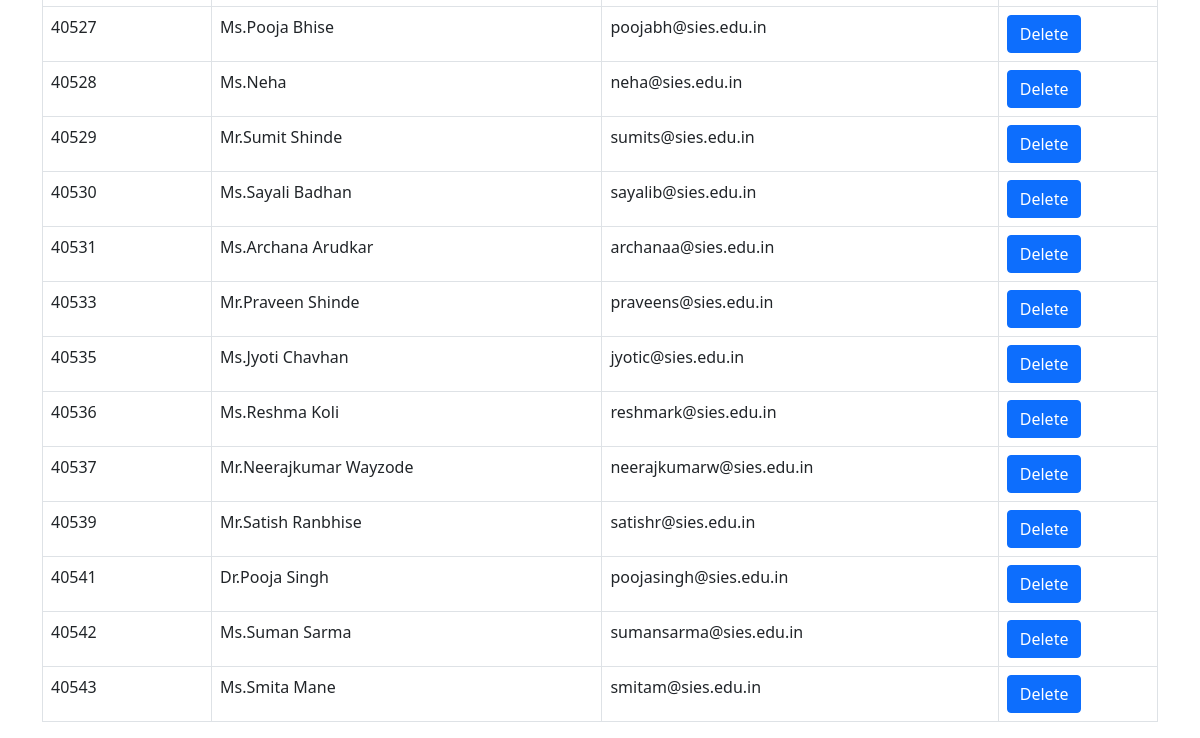
/admin/addfaculty.php (lower part), run on an earlier commit of the app's database.
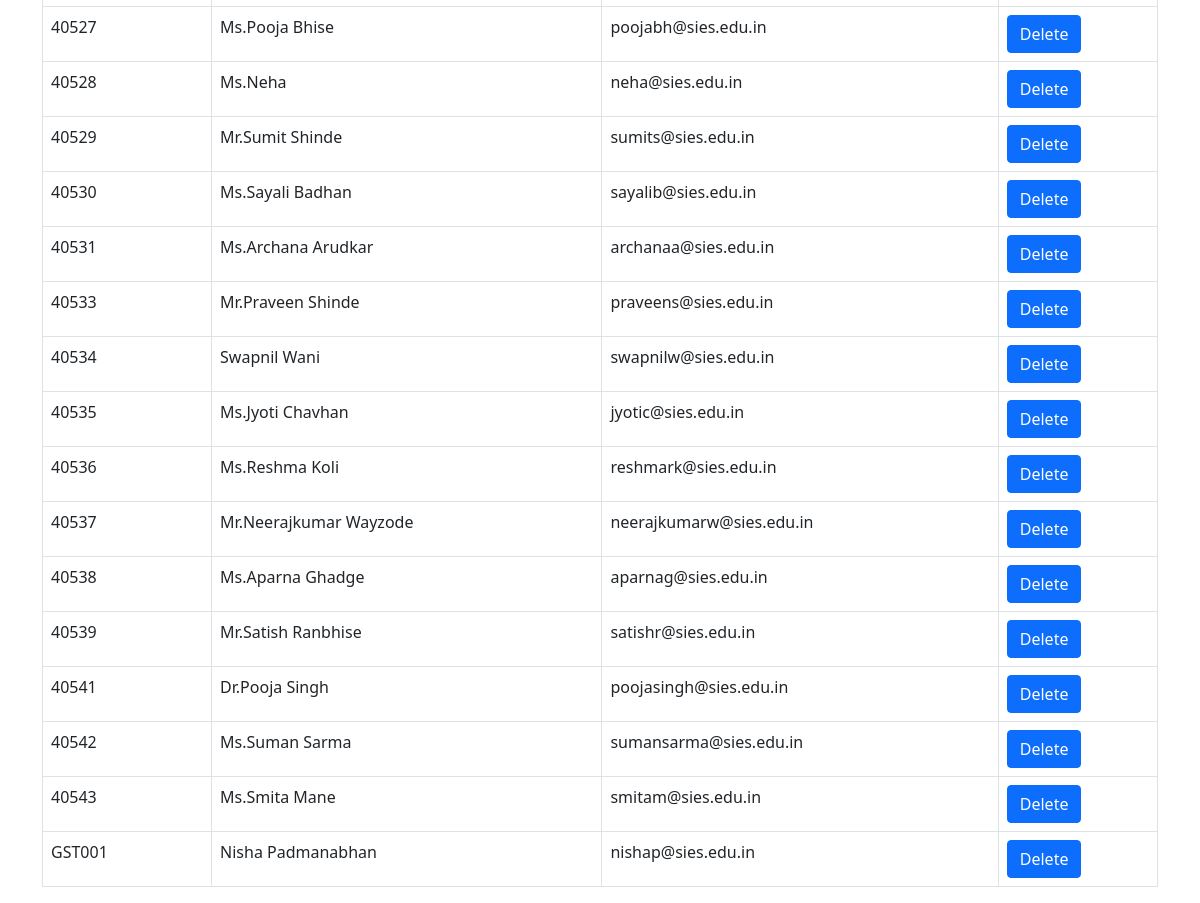
And on a later commit of the database.
### tables this page shows
CREATE TABLE `faculty` (
  `f_empid1` varchar(25) NOT NULL,
  `f_name` varchar(40) NOT NULL,
  `f_eduid` varchar(40) NOT NULL
);

### admin/addfaculty.php (the view, shortened to what this page needs)
<!doctype html>
<html lang="en">
<head>
    <link href="https://cdn.jsdelivr.net/npm/bootstrap@5.1.3/dist/css/bootstrap.min.css" rel="stylesheet">
</head>
<body>
    <?php
include( 'dbcon.php' );
$sql = " select f_empid1,f_name,f_eduid from faculty";
$result = $con->query($sql);
?>
    <div class="container">
    	<section>
		<table class="table table-bordered">
			<?php
				while($rows=$result->fetch_assoc())
				{
			?>
			<tr>
				<td><?php echo $rows['f_empid1'];?></td>
				<td><?php echo $rows['f_name'];?></td>
				<td><?php echo $rows['f_eduid'];?></td>
				<td>
                      <form action='action.php' method="POST">
                      <button type="submit" name="delete_u" value="<?php echo $rows['f_empid1'];?>" class="btn btn-primary">Delete</button>
                      </form>
                </td>
			</tr>
			<?php
				}
			?>
		</table>
	</section>
    </div>
</body>
</html>

What changed in the data, as far as the page shows it:
added faculty: f_empid1 "40534", f_name "Swapnil Wani", f_eduid "swapnilw@sies.edu.in"
added faculty: f_empid1 "40538", f_name "Ms.Aparna Ghadge", f_eduid "aparnag@sies.edu.in"
added faculty: f_empid1 "GST001", f_name "Nisha Padmanabhan", f_eduid "nishap@sies.edu.in"
